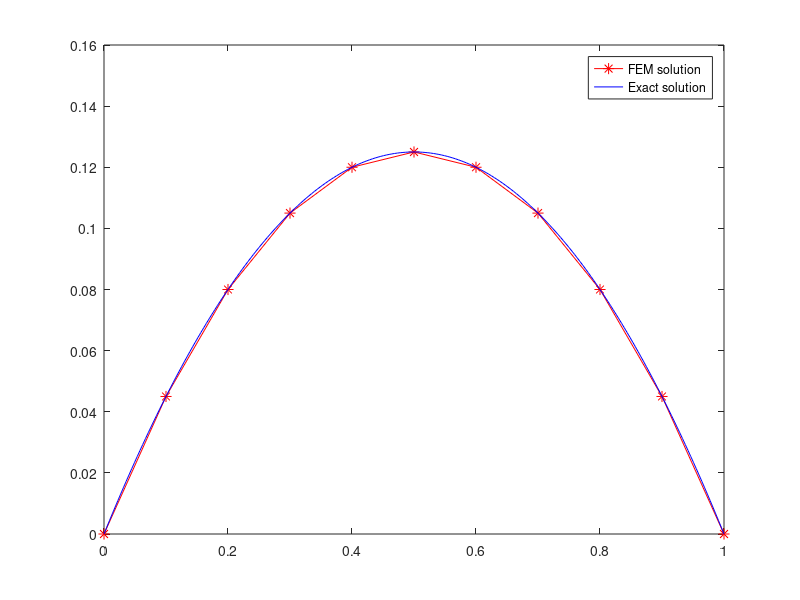

Recreate this plot in MATLAB.
u_exact=@(t) (-t.^2)/2+t/2; 
f=@(t) 1; u_x0=0; u_xn=0; h=1/10;
N=round(1/h)-1; x=0:h:1; 
A=2*diag(ones(N,1))-diag(ones(N-1,1),-1)-diag(ones(N-1,1),1);
g=@(t,x) f(t).*(t-x)/h;
%b=zeros(N,1);
for j=1:N,
    b(j)=h*quad(@(t)g(t,x(j)),x(j),x(j+1))-...
h*quad(@(t)g(t,x(j+2)),x(j+1),x(j+2));
end
b(1)=b(1)+u_x0; b(end)=b(end)+u_xn; u=A\(b'); u=[u_x0;u;u_xn];
plot(x,u,'r-*','MarkerSize',8)
hold on
fplot(u_exact,[0 1],'b')
legend('FEM solution','Exact solution')